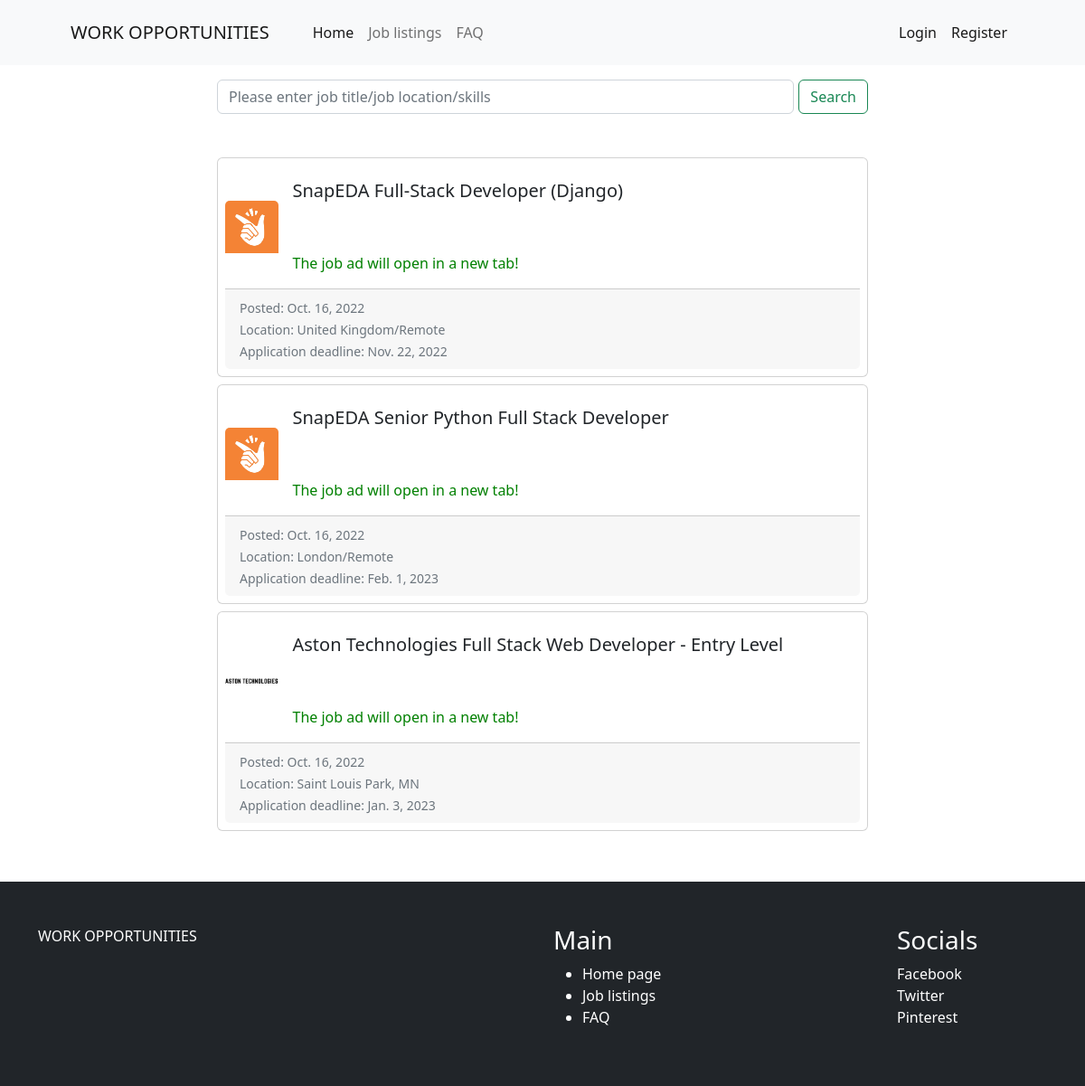
/listings/, run on the app's committed database.
### application/models.py (models this page shows, shortened)
class Job(models.Model):
    company = models.ForeignKey(Company, on_delete=models.CASCADE)
    start_date = models.DateField()
    end_date = models.DateField()
    title = models.CharField(max_length=200)
    salary = models.FloatField()
    image = models.ImageField(upload_to="job_images")
    description = tinymce_models.HTMLField()
    experience = models.CharField(max_length=100)
    location = models.CharField(max_length=100)
    skills = models.CharField(max_length=200)
    creation_date = models.DateField()

### application/views.py (the view)
# urls.py: path('listings/', views.listings, name='listings'),
def listings(request):
    listings = Job.objects.all()
    context = {
        'listings': listings
    }
    return render(request, 'listings.html', context=context)

### application/templates/listings.html (shortened to what this page needs)
{% extends 'base.html' %}
{% load static %}
{% block content %}
<section class="pt-3" style="max-width: 60%; margin:0 auto;">
             <form action="{% url 'search' %}" method="get" class="form-inline d-flex">
                 <input name="query" class="form-control mr-sm-1 mr-5" type="text" placeholder="Please enter job title/job location/skills" aria-label="Search">
                 <button class="btn btn-outline-success my-sm-0 ml-2 button-margin" type="submit">Search</button>
             </form>
        </section>
        <section class="py-5 media" style="max-width: 60%; margin:0 auto;">
                    {% for listing in listings %}
                    <div class="card mb-2 p-2 container-sm " style="max-width: 100%;">
                        <div class="row g-0">
                            <div class="col-sm-1 d-flex align-items-center" >
                                <img src="/media/{{ listing.image }}" class="card-img-top" alt="...">
                            </div>
                            <div class="col-sm-11 ">
                                <div class="card-body">
                                    <a href="/details/{{listing.id}}/" target="_blank">
                                    <h5 class="card-title">{{ listing.title }}</h5>
                                    </a>
                                    <br>
                                    <br>
                                    <p class="card-text" style="color:green;">The job ad will open in a new tab!
                                    </p>
                                </div>
                            </div>
                            <div class="card-footer">
                                <small class="text-muted">Posted: {{ listing.creation_date }}</small>
                                <br>
                                <small class="text-muted">Location: {{ listing.location }}</small>
                                <br>
                                <small class="text-muted">Application deadline: {{ listing.end_date }}</small>
                            </div>
                        </div>
                    </div>
            {% endfor %}
        </section>
{% endblock content %}

### application/templates/base.html (shortened to what this page needs)
<!DOCTYPE html>
{% load static %}
<html lang="en">
    <head>
        <link href="https://cdn.jsdelivr.net/npm/bootstrap-icons@1.5.0/font/bootstrap-icons.css" rel="stylesheet" />
        <link href="https://cdn.jsdelivr.net/npm/bootstrap@5.2.1/dist/css/bootstrap.min.css" rel="stylesheet">
        <link rel="stylesheet" href="{% static 'css/styles.css' %}">
    </head>
    <body>
        <nav class="navbar navbar-expand-lg navbar-light bg-light">
            <div class="container px-4 px-lg-5">
                <a class="navbar-brand" href="{% url 'index' %}">WORK OPPORTUNITIES</a>
                <div class="collapse navbar-collapse" id="navbarSupportedContent">
                    <ul class="navbar-nav me-auto mb-2 mb-lg-0 ms-lg-4">
                        <li class="nav-item"><a class="nav-link active" aria-current="page" href="{% url 'index' %}">Home</a></li>
                        <li class="nav-item"><a class="nav-link" href="{% url 'listings' %}">Job listings</a></li>
                        <li class="nav-item"><a class="nav-link" href="{% url 'faq' %}">FAQ</a></li>
                    </ul>
      <span class="navbar-text">
        <ul class="navbar-nav me-auto mb-2 mb-lg-0">
            <li class="nav-item">
          {% if user.is_authenticated %}
              <a class="nav-link" href="{% url 'users-profile' %}"> <img class="rounded-circle account-img" src="{{ user.profile.avatar.url }} " style="cursor: pointer; width:30px;"/>     Hi {{ user.username }}!</a>
                <li class="nav-item">
                <a class="nav-link" href="{% url 'logout' %}">Logout</a>
            </li>
                {% else %}
            <li class="nav-item">
                <a class="nav-link" href="{% url 'login' %}">Login</a>
            </li>
            <li class="nav-item">
                <a class="nav-link" href="{% url 'register' %}">Register</a>
            </li>
            {% endif %}
        </li>
        </ul>
      </span>
                </div>
            </div>
        </nav>
        {% block content %}{% endblock %}
        <footer class="py-5 bg-dark">
   <div class="container">
     <div class="row justify-content-between">
       <div class="col-lg-4 col-sm-12">
         <div class="footer-widget">
           <a href="{% url 'index' %}" class="footer-brand text-white">
             WORK OPPORTUNITIES
           </a>
             <hr>
         </div>
       </div>
       <div class="col-lg-2 col-sm-6">
         <div class="footer-widget">
           <h3 class="text-white">Main</h3>
           <ul class="footer-links text-white">
            <li>
              <a href="{% url 'index' %}">
                Home page
              </a>
            </li>
             <li>
               <a href="{% url 'listings' %}">
                 Job listings
               </a>
             </li>
               <li>
               <a href="{% url 'faq' %}">
                 FAQ
               </a>
             </li>
           </ul>
         </div>
       </div>
       <div class="col-lg-2 col-sm-6">
         <div class="footer-widget">
           <h3 class="text-white">Socials</h3>
           <ul class="list-unstyled footer-links text-white">
             <li><a href="{% url 'index' %}">Facebook</a></li>
             <li>
               <a href="{% url 'index' %}">Twitter
               </a></li>
             <li><a href="{% url 'index' %}">Pinterest
               </a></li>
           </ul>
         </div>
       </div>
     </div>
   </div>
        </footer>
    </body>
</html>

### django_individual_project/static/css/styles.css (style rules this page uses)
a { color: inherit; text-decoration: inherit; }
button.button-margin { margin-left:5px; }

### data on the page
Job: image (picture), title "SnapEDA Full-Stack Developer (Django)", creation_date "Oct. 16, 2022", location "United Kingdom/Remote", end_date "Nov. 22, 2022"
Job: image (picture), title "SnapEDA Senior Python Full Stack Developer", creation_date "Oct. 16, 2022", location "London/Remote", end_date "Feb. 1, 2023"
Job: image (picture), title "Aston Technologies Full Stack Web Developer - Entry Level", creation_date "Oct. 16, 2022", location "Saint Louis Park, MN", end_date "Jan. 3, 2023"
